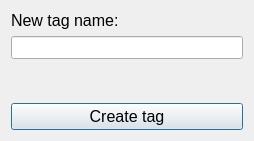
<?xml version="1.0" encoding="UTF-8"?>
<ui version="4.0">
 <class>Dialog</class>
 <widget class="QDialog" name="Dialog">
  <property name="geometry">
   <rect>
    <x>0</x>
    <y>0</y>
    <width>254</width>
    <height>141</height>
   </rect>
  </property>
  <property name="windowTitle">
   <string>Vaultary - tag create</string>
  </property>
  <layout class="QVBoxLayout" name="verticalLayout_3">
   <item>
    <layout class="QVBoxLayout" name="verticalLayout">
     <item>
      <widget class="QLabel" name="tag_name_label">
       <property name="font">
        <font>
         <pointsize>12</pointsize>
        </font>
       </property>
       <property name="text">
        <string>New tag name:</string>
       </property>
      </widget>
     </item>
     <item>
      <widget class="QLineEdit" name="tag_name_lineEdit">
       <property name="font">
        <font>
         <pointsize>10</pointsize>
        </font>
       </property>
      </widget>
     </item>
    </layout>
   </item>
   <item>
    <layout class="QVBoxLayout" name="verticalLayout_2">
     <item>
      <widget class="QLabel" name="error_label">
       <property name="font">
        <font>
         <pointsize>10</pointsize>
        </font>
       </property>
       <property name="styleSheet">
        <string notr="true">color: rgb(255, 0, 0);</string>
       </property>
       <property name="text">
        <string/>
       </property>
      </widget>
     </item>
    </layout>
   </item>
   <item>
    <layout class="QVBoxLayout" name="verticalLayout_4">
     <item>
      <widget class="QPushButton" name="create_pushButton">
       <property name="font">
        <font>
         <pointsize>12</pointsize>
        </font>
       </property>
       <property name="text">
        <string>Create tag</string>
       </property>
      </widget>
     </item>
    </layout>
   </item>
  </layout>
 </widget>
 <resources/>
 <connections/>
</ui>
